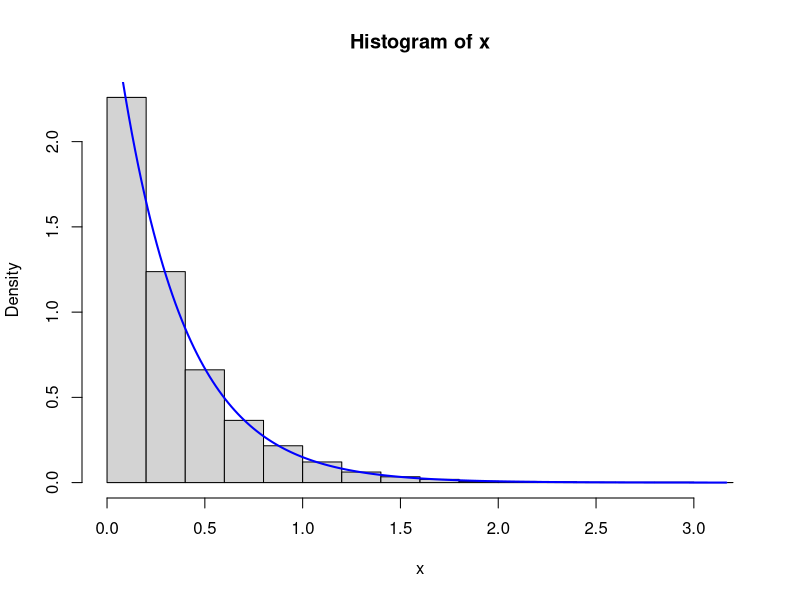

This chart was generated by the following R code:
lambda <- 3
n <- 10000
random_inversa <- runif(n)
x <- -log(1-random_inversa)/lambda # Função da inversa
hist(x, prob=TRUE) # com o prob true assim o eixo y representa a densidsade

x_vals <- seq(0, max(x), length.out = 200) # Para gerar uma sequencia de valores igualmente espaçados
y_vals <- dexp(x_vals, rate = lambda)      # Calcular o valor pdf da exponencial em cada ponto x de à pouco
lines(x_vals, y_vals, col = "blue", lwd = 2)

# pdf é função densidade de probabilidade, descreve a concentração de uma função
